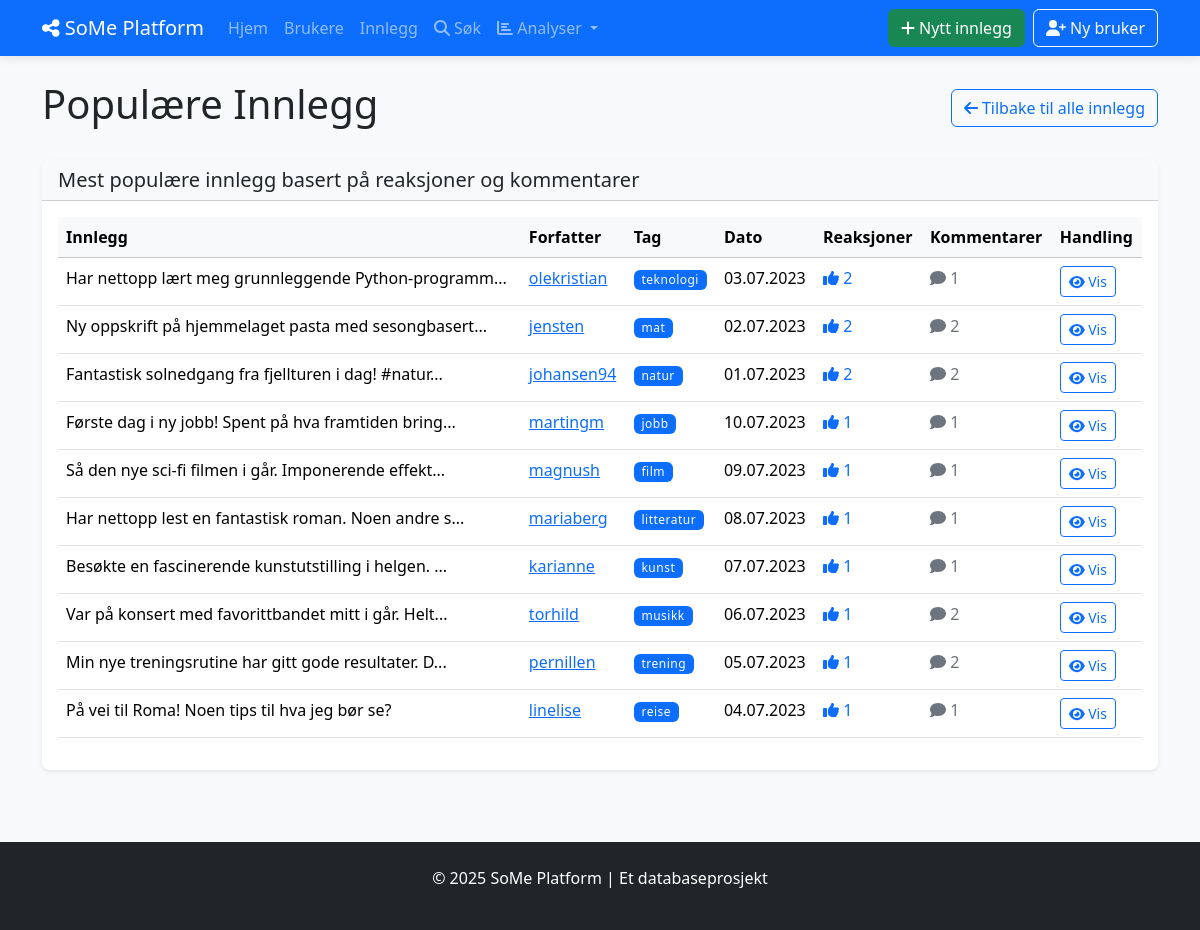
The page /popular_posts on the database its author committed.
### tables this page shows
CREATE TABLE INNLEGG (
            innlegg_id INTEGER PRIMARY KEY AUTOINCREMENT,
            innhold TEXT NOT NULL,
            opprettet_dato DATETIME NOT NULL DEFAULT CURRENT_TIMESTAMP,
            oppdatert_dato DATETIME DEFAULT CURRENT_TIMESTAMP,
            synlighet TEXT NOT NULL DEFAULT 'offentlig',
            bruker_id INTEGER NOT NULL,
            FOREIGN KEY (bruker_id) REFERENCES BRUKERE(bruker_id) ON DELETE CASCADE
        );

CREATE TABLE BRUKERE (
            bruker_id INTEGER PRIMARY KEY AUTOINCREMENT,
            brukernavn TEXT NOT NULL UNIQUE,
            epost TEXT NOT NULL UNIQUE,
            passord_hash TEXT NOT NULL,
            profilbilde TEXT,
            bio TEXT,
            registrerings_dato DATE NOT NULL DEFAULT CURRENT_DATE,
            fødselsdato DATE,
            status TEXT DEFAULT 'aktiv'
        );

CREATE TABLE TAGGER (
            tag_id INTEGER PRIMARY KEY AUTOINCREMENT,
            navn TEXT NOT NULL UNIQUE,
            beskrivelse TEXT
        );

### social_media_app/app.py (the view)
@app.route('/popular_posts')
def popular_posts():
    with Database() as db:
        posts = db.fetchall("""
            SELECT
                i.innlegg_id,
                i.innhold,
                i.opprettet_dato,
                i.synlighet,
                b.bruker_id,
                b.brukernavn,
                b.profilbilde,
                t.navn AS tag_navn,
                COUNT(DISTINCT r.reaksjon_id) AS antall_reaksjoner,
                COUNT(DISTINCT k.kommentar_id) AS antall_kommentarer
            FROM INNLEGG i
            JOIN BRUKERE b ON i.bruker_id = b.bruker_id
            LEFT JOIN INNLEGG_TAGGER it ON i.innlegg_id = it.innlegg_id
            LEFT JOIN TAGGER t ON it.tag_id = t.tag_id
            LEFT JOIN REAKSJONER r ON i.innlegg_id = r.innlegg_id
            LEFT JOIN KOMMENTARER k ON i.innlegg_id = k.innlegg_id
            WHERE i.synlighet = 'offentlig'
            GROUP BY i.innlegg_id, t.tag_id
            ORDER BY antall_reaksjoner DESC, i.opprettet_dato DESC
            LIMIT 10
        """)
        posts = [format_date_fields(post, ['opprettet_dato']) for post in posts]
    return render_template('analytics/popular_posts.html', posts=posts)

### social_media_app/app.py (called while the page is built)
def format_date_fields(item, date_fields=None):
    if not item:
        return None
    if not isinstance(item, dict):
        item = dict(item)
    if date_fields:
        for field in date_fields:
            if field in item and item[field]:
                try:
                    if 'T' in item[field]:  # ISO format
                        item[field] = datetime.fromisoformat(item[field].replace('Z', '+00:00'))
                    else:  # SQLite default format
                        item[field] = datetime.strptime(item[field], '%Y-%m-%d %H:%M:%S')
                except (ValueError, TypeError):
                    try:
                        item[field] = datetime.strptime(item[field], '%Y-%m-%d')
                    except (ValueError, TypeError):
                        pass  # Keep original if parsing fails
    return item

### social_media_app/db_config.py (called while the page is built)
    def __enter__(self):
        return self

    def __exit__(self, exc_type, exc_val, exc_tb):
        self.cursor.close()
        if self.conn:
            self.conn.close()

    def fetchall(self, sql, params=None):
        self.cursor.execute(sql, params or ())
        return self.cursor.fetchall()

### social_media_app/templates/analytics/popular_posts.html (shortened to what this page needs)
{% extends "base.html" %}
{% block content %}
<div class="d-flex justify-content-between align-items-center mb-4">
    <h1>Populære Innlegg</h1>
    <a href="{{ url_for('list_posts') }}" class="btn btn-outline-primary">
        <i class="fas fa-arrow-left"></i> Tilbake til alle innlegg
    </a>
</div>
<div class="card shadow-sm mb-4">
    <div class="card-header bg-light">
        <h2 class="h5 mb-0">Mest populære innlegg basert på reaksjoner og kommentarer</h2>
    </div>
    <div class="card-body">
        {% if posts %}
            <div class="table-responsive">
                <table class="table table-hover">
                    <thead class="table-light">
                        <tr>
                            <th>Innlegg</th>
                            <th>Forfatter</th>
                            <th>Tag</th>
                            <th>Dato</th>
                            <th>Reaksjoner</th>
                            <th>Kommentarer</th>
                            <th>Handling</th>
                        </tr>
                    </thead>
                    <tbody>
                        {% for post in posts %}
                        <tr>
                            <td>
                                {% if post.innhold|length > 50 %}
                                    {{ post.innhold[:50] }}...
                                {% else %}
                                    {{ post.innhold }}
                                {% endif %}
                            </td>
                            <td>
                                <a href="{{ url_for('view_user', user_id=post.bruker_id) }}">
                                    {{ post.brukernavn }}
                                </a>
                            </td>
                            <td>
                                {% if post.tag_navn %}
                                    <span class="badge bg-primary">{{ post.tag_navn }}</span>
                                {% else %}
                                    <span class="text-muted">-</span>
                                {% endif %}
                            </td>
                            <td>{{ post.opprettet_dato.strftime('%d.%m.%Y') }}</td>
                            <td>
                                <span class="text-primary">
                                    <i class="fas fa-thumbs-up"></i> {{ post.antall_reaksjoner }}
                                </span>
                            </td>
                            <td>
                                <span class="text-secondary">
                                    <i class="fas fa-comment"></i> {{ post.antall_kommentarer }}
                                </span>
                            </td>
                            <td>
                                <a href="{{ url_for('view_post', post_id=post.innlegg_id) }}" class="btn btn-sm btn-outline-primary">
                                    <i class="fas fa-eye"></i> Vis
                                </a>
                            </td>
                        </tr>
                        {% endfor %}
                    </tbody>
                </table>
            </div>
        {% else %}
            <div class="alert alert-info">
                Ingen innlegg funnet.
            </div>
        {% endif %}
    </div>
</div>
{% endblock %}

### social_media_app/static/style.css (style rules this page uses)
body { background-color: #f8f9fa; min-height: 100vh; display: flex; flex-direction: column; }
.card { border-radius: 0.5rem; border: none; transition: transform 0.2s, box-shadow 0.2s; }
.badge { font-weight: 500; letter-spacing: 0.5px; }

### rows shown on the page
INNLEGG: innhold "Har nettopp lært meg grunnleggende Python-programm", brukernavn "olekristian", tag_navn "teknologi", opprettet_dato "03.07.2023", antall_reaksjoner "2", antall_kommentarer "1"
INNLEGG: innhold "Ny oppskrift på hjemmelaget pasta med sesongbasert", brukernavn "jensten", tag_navn "mat", opprettet_dato "02.07.2023", antall_reaksjoner "2", antall_kommentarer "2"
INNLEGG: innhold "Fantastisk solnedgang fra fjellturen i dag! #natur", brukernavn "johansen94", tag_navn "natur", opprettet_dato "01.07.2023", antall_reaksjoner "2", antall_kommentarer "2"
INNLEGG: innhold "Første dag i ny jobb! Spent på hva framtiden bring", brukernavn "martingm", tag_navn "jobb", opprettet_dato "10.07.2023", antall_reaksjoner "1", antall_kommentarer "1"
INNLEGG: innhold "Så den nye sci-fi filmen i går. Imponerende effekt", brukernavn "magnush", tag_navn "film", opprettet_dato "09.07.2023", antall_reaksjoner "1", antall_kommentarer "1"
INNLEGG: innhold "Har nettopp lest en fantastisk roman. Noen andre s", brukernavn "mariaberg", tag_navn "litteratur", opprettet_dato "08.07.2023", antall_reaksjoner "1", antall_kommentarer "1"
INNLEGG: innhold "Besøkte en fascinerende kunstutstilling i helgen.", brukernavn "karianne", tag_navn "kunst", opprettet_dato "07.07.2023", antall_reaksjoner "1", antall_kommentarer "1"
INNLEGG: innhold "Var på konsert med favorittbandet mitt i går. Helt", brukernavn "torhild", tag_navn "musikk", opprettet_dato "06.07.2023", antall_reaksjoner "1", antall_kommentarer "2"
INNLEGG: innhold "Min nye treningsrutine har gitt gode resultater. D", brukernavn "pernillen", tag_navn "trening", opprettet_dato "05.07.2023", antall_reaksjoner "1", antall_kommentarer "2"
INNLEGG: innhold "På vei til Roma! Noen tips til hva jeg bør se?", brukernavn "linelise", tag_navn "reise", opprettet_dato "04.07.2023", antall_reaksjoner "1", antall_kommentarer "1"
